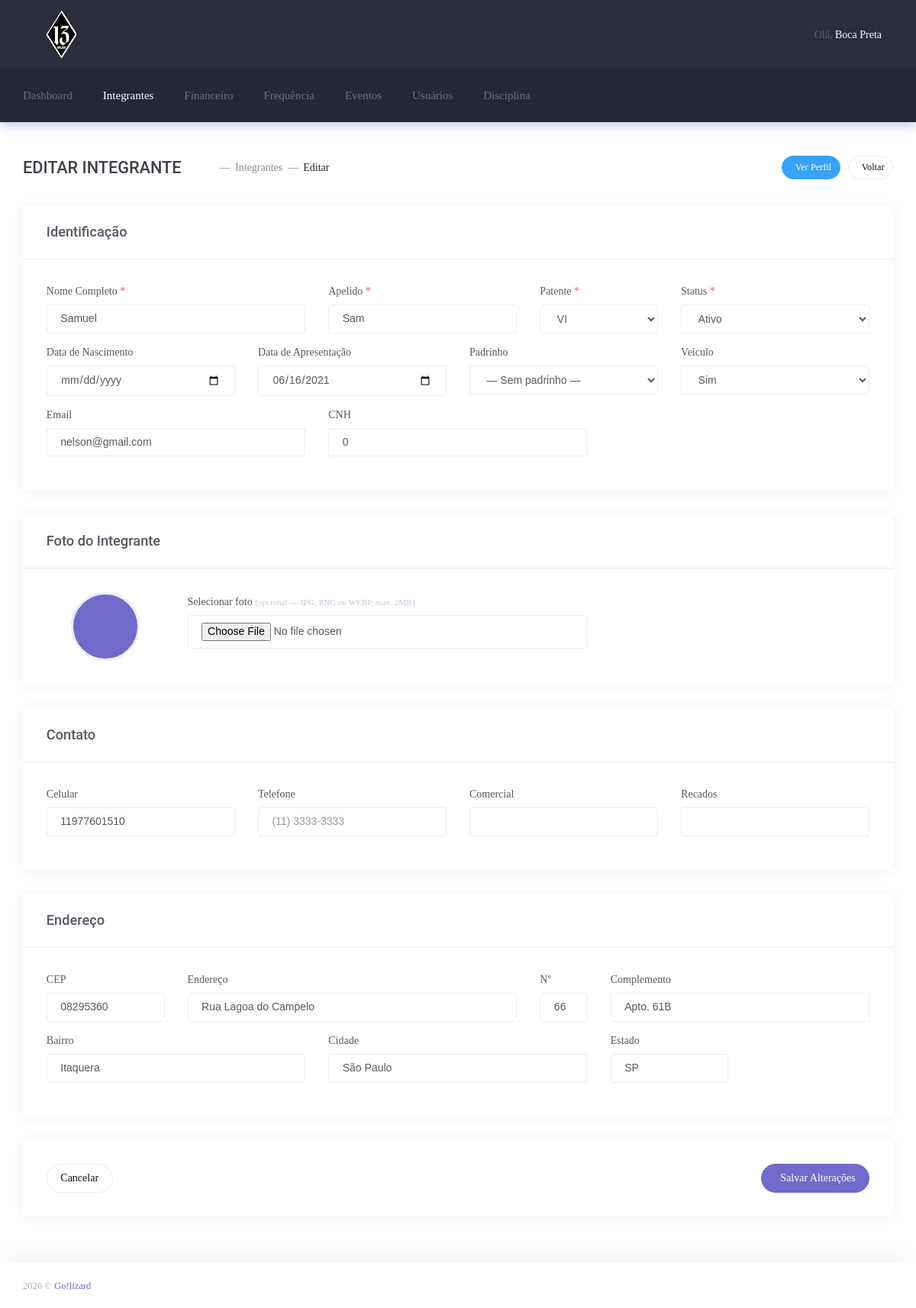
The page /admin/integrantes/integrante_form.php?id=3 (signed in) on the database its author committed.
### tables this page shows
CREATE TABLE `cadastro_integrante` (
  `id` int(11) NOT NULL,
  `nome` varchar(200) NOT NULL,
  `apelido` varchar(200) NOT NULL,
  `veiculo` varchar(200) NOT NULL,
  `cnh` varchar(200) NOT NULL,
  `padrinho` int(20) NOT NULL,
  `data_apresentacao` datetime NOT NULL,
  `faccao` int(20) NOT NULL,
  `patente` int(10) NOT NULL,
  `nascimento` datetime NOT NULL,
  `endereco` varchar(200) NOT NULL,
  `num_endereco` varchar(200) NOT NULL,
  `cidade` varchar(200) NOT NULL,
  `estado` varchar(200) NOT NULL,
  `cep` varchar(200) NOT NULL,
  `complemento` varchar(200) NOT NULL,
  `bairro` varchar(200) NOT NULL,
  `telefone` varchar(200) NOT NULL,
  `comercial` varchar(200) NOT NULL,
  `celular` varchar(200) NOT NULL,
  `recados` varchar(200) NOT NULL,
  `email` varchar(200) NOT NULL,
  `foto` varchar(255) DEFAULT NULL,
  `status` int(10) NOT NULL DEFAULT 1 COMMENT '1 - Ativo\r\n2 - Afastado\r\n3 - Desligado\r\n4 - Suspenso'
);

### admin/integrantes/integrante_form.php (the view, shortened to what the rows shown need)
<?php
    require_once ('../inc/general.php');
    $id = isset($_GET['id']) ? (int)$_GET['id'] : 0;
    $editando = $id > 0;
    $integrante = [];
    if ($editando) {
        $stmt = $conn->prepare("SELECT * FROM cadastro_integrante WHERE id = ?");
        $stmt->bind_param("i", $id);
        $stmt->execute();
        $integrante = $stmt->get_result()->fetch_assoc();
    }
    $val = fn($campo, $default = '') => htmlspecialchars($integrante[$campo] ?? $default);
?>
<!DOCTYPE html>
<html lang="pt-br">
    <head>
        <link href="css/style.bundle.css" rel="stylesheet" type="text/css" />
    </head>
    <body class="m-page--wide m-header--fixed m-header--fixed-mobile m-footer--push m-aside--offcanvas-default">
        <div class="m-grid m-grid--hor m-grid--root m-page">
            <header class="m-grid__item m-header" data-minimize="minimize" data-minimize-offset="200" data-minimize-mobile-offset="200">
                <div class="m-header__top">
                    <div class="m-container m-container--responsive m-container--xxl m-container--full-height m-page__container">
                        <div class="m-stack m-stack--ver m-stack--desktop">
                            <?php include_once('../inc/topbar.php'); ?>
                        </div>
                    </div>
                </div>
            </header>
            <div class="m-grid__item m-grid__item--fluid m-grid m-grid--hor-desktop m-grid--desktop m-body">
                <div class="m-grid__item m-grid__item--fluid m-grid m-grid--ver m-container m-container--responsive m-container--xxl m-page__container">
                    <div class="m-grid__item m-grid__item--fluid m-wrapper">
                        <div class="m-content">
                            <form method="POST" action="integrantes/integrante_save.php" enctype="multipart/form-data">
                                <div class="m-portlet m-portlet--mobile">
                                    <div class="m-portlet__body">
                                        <div class="row">
                                            <div class="col-md-4">
                                                <div class="form-group m-form__group">
                                                    <label class="form-control-label">Nome Completo <span class="m--font-danger">*</span></label>
                                                    <input type="text" name="nome" class="form-control m-input"
                                                           value="<?= $val('nome') ?>" required>
                                                </div>
                                            </div>
                                            <div class="col-md-3">
                                                <div class="form-group m-form__group">
                                                    <label class="form-control-label">Apelido <span class="m--font-danger">*</span></label>
                                                    <input type="text" name="apelido" class="form-control m-input"
                                                           value="<?= $val('apelido') ?>" required>
                                                </div>
                                            </div>
                                        </div>
                                        <div class="row">
                                            <div class="col-md-3">
                                                <div class="form-group m-form__group">
                                                    <label class="form-control-label">Data de Nascimento</label>
                                                    <input type="date" name="nascimento" class="form-control m-input"
                                                           value="<?= $integrante['nascimento'] ?? '' ? date('Y-m-d', strtotime($integrante['nascimento'])) : '' ?>">
                                                </div>
                                            </div>
                                            <div class="col-md-3">
                                                <div class="form-group m-form__group">
                                                    <label class="form-control-label">Data de Apresentação</label>
                                                    <input type="date" name="data_apresentacao" class="form-control m-input"
                                                           value="<?= $integrante['data_apresentacao'] ?? '' ? date('Y-m-d', strtotime($integrante['data_apresentacao'])) : date('Y-m-d') ?>">
                                                </div>
                                            </div>
                                        </div>
                                        <div class="row">
                                            <div class="col-md-4">
                                                <div class="form-group m-form__group">
                                                    <label class="form-control-label">Email</label>
                                                    <input type="email" name="email" class="form-control m-input"
                                                           value="<?= $val('email') ?>">
                                                </div>
                                            </div>
                                            <div class="col-md-4">
                                                <div class="form-group m-form__group">
                                                    <label class="form-control-label">CNH</label>
                                                    <input type="text" name="cnh" class="form-control m-input"
                                                           value="<?= $val('cnh') ?>" placeholder="Número da CNH">
                                                </div>
                                            </div>
                                        </div>
                                    </div>
                                </div>
                                <div class="m-portlet m-portlet--mobile">
                                    <div class="m-portlet__body">
                                        <div class="row">
                                            <div class="col-md-3">
                                                <div class="form-group m-form__group">
                                                    <label class="form-control-label">Celular</label>
                                                    <input type="text" name="celular" class="form-control m-input"
                                                           value="<?= $val('celular') ?>" placeholder="(11) 99999-9999">
                                                </div>
                                            </div>
                                        </div>
                                    </div>
                                </div>
                                <div class="m-portlet m-portlet--mobile">
                                    <div class="m-portlet__body">
                                        <div class="row">
                                            <div class="col-md-2">
                                                <div class="form-group m-form__group">
                                                    <label class="form-control-label">CEP</label>
                                                    <input type="text" name="cep" id="cep" class="form-control m-input"
                                                           value="<?= $val('cep') ?>" placeholder="00000-000"
                                                           onblur="buscarCep(this.value)">
                                                </div>
                                            </div>
                                            <div class="col-md-5">
                                                <div class="form-group m-form__group">
                                                    <label class="form-control-label">Endereço</label>
                                                    <input type="text" name="endereco" id="endereco" class="form-control m-input"
                                                           value="<?= $val('endereco') ?>">
                                                </div>
                                            </div>
                                            <div class="col-md-1">
                                                <div class="form-group m-form__group">
                                                    <label class="form-control-label">Nº</label>
                                                    <input type="text" name="num_endereco" class="form-control m-input"
                                                           value="<?= $val('num_endereco') ?>">
                                                </div>
                                            </div>
                                            <div class="col-md-4">
                                                <div class="form-group m-form__group">
                                                    <label class="form-control-label">Complemento</label>
                                                    <input type="text" name="complemento" class="form-control m-input"
                                                           value="<?= $val('complemento') ?>">
                                                </div>
                                            </div>
                                        </div>
                                        <div class="row">
                                            <div class="col-md-4">
                                                <div class="form-group m-form__group">
                                                    <label class="form-control-label">Bairro</label>
                                                    <input type="text" name="bairro" id="bairro" class="form-control m-input"
                                                           value="<?= $val('bairro') ?>">
                                                </div>
                                            </div>
                                            <div class="col-md-4">
                                                <div class="form-group m-form__group">
                                                    <label class="form-control-label">Cidade</label>
                                                    <input type="text" name="cidade" id="cidade" class="form-control m-input"
                                                           value="<?= $val('cidade') ?>">
                                                </div>
                                            </div>
                                            <div class="col-md-2">
                                                <div class="form-group m-form__group">
                                                    <label class="form-control-label">Estado</label>
                                                    <input type="text" name="estado" id="estado" class="form-control m-input"
                                                           value="<?= $val('estado') ?>" maxlength="2" placeholder="SP">
                                                </div>
                                            </div>
                                        </div>
                                    </div>
                                </div>
                            </form>
                        </div>
                    </div>
                </div>
            </div>
        </div>
    </body>
</html>

### admin/inc/topbar.php (shortened to what the rows shown need)
<div class="m-stack__item m-stack__item--fluid m-header-head" id="m_header_nav">
    <div id="m_header_topbar" class="m-topbar m-stack m-stack--ver m-stack--general">
        <div class="m-stack__item m-topbar__nav-wrapper">
            <ul class="m-topbar__nav m-nav m-nav--inline">
                <li class="m-nav__item m-topbar__user-profile m-topbar__user-profile--img m-dropdown m-dropdown--medium m-dropdown--arrow m-dropdown--header-bg-fill m-dropdown--align-right m-dropdown--mobile-full-width m-dropdown--skin-light"
                    data-dropdown-toggle="click">
                    <a href="#" class="m-nav__link m-dropdown__toggle">
                        <span class="m-topbar__welcome">Olá,&nbsp;</span>
                        <span class="m-topbar__username"><?php echo $apelido; ?></span>
                    </a>
                </li>
            </ul>
        </div>
    </div>
</div>

### rows shown on the page
cadastro_integrante: apelido "Boca Preta"
cadastro_integrante: nome "Samuel", apelido "Sam", data_apresentacao "06/16/2021", email "nelson@gmail.com", cnh "0", celular "11977601510", cep "08295360", endereco "Rua Lagoa do Campelo", num_endereco "66", complemento "Apto. 61B", bairro "Itaquera", cidade "São Paulo", estado "SP"

### other values the page prints
form field patente "VI"
form field status "Ativo"
